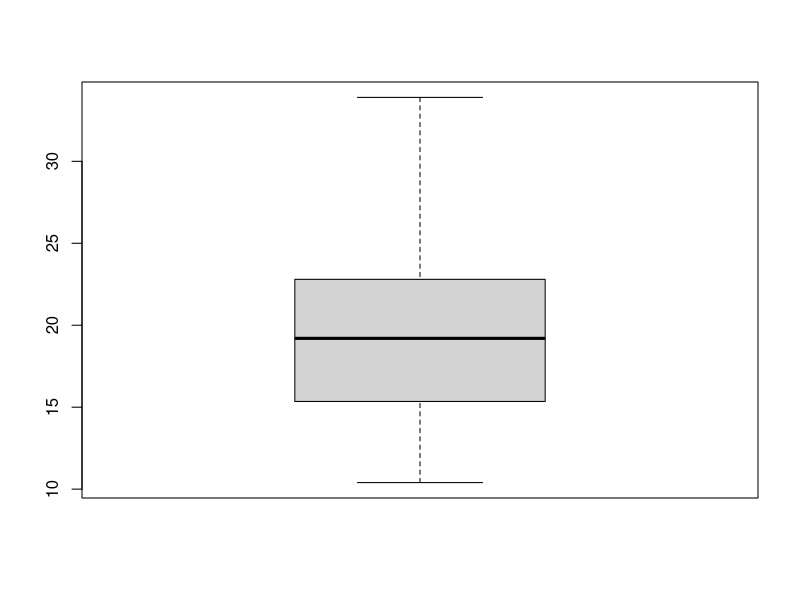
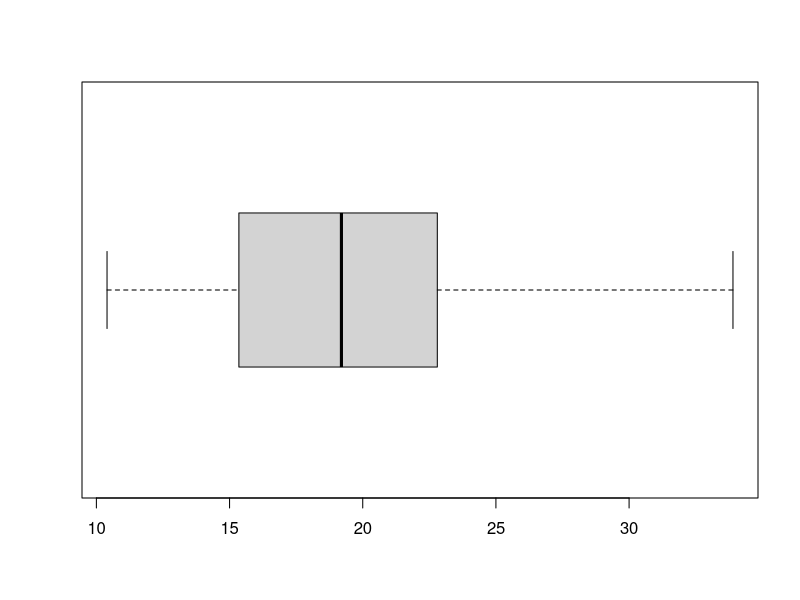
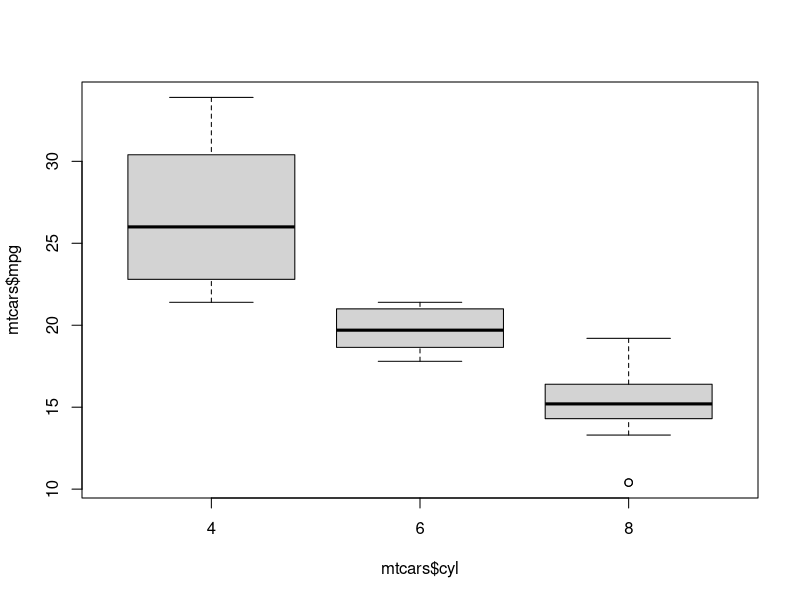
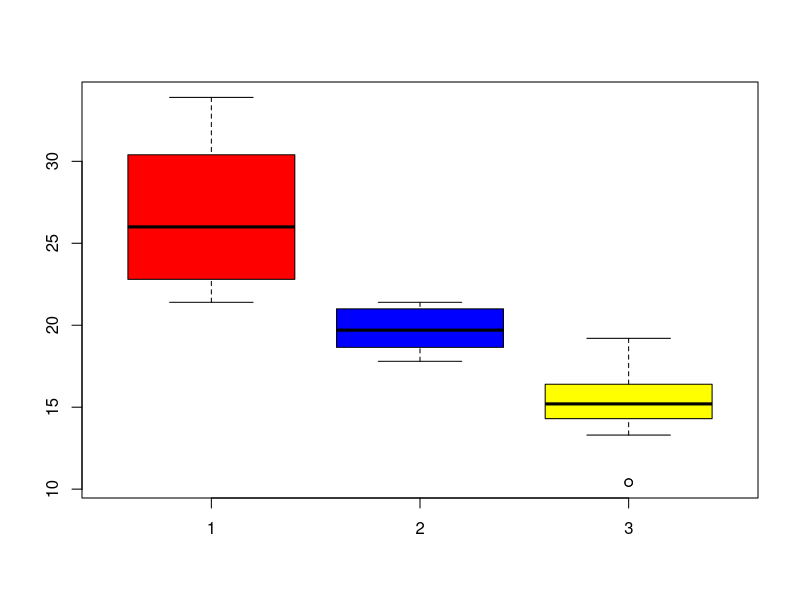
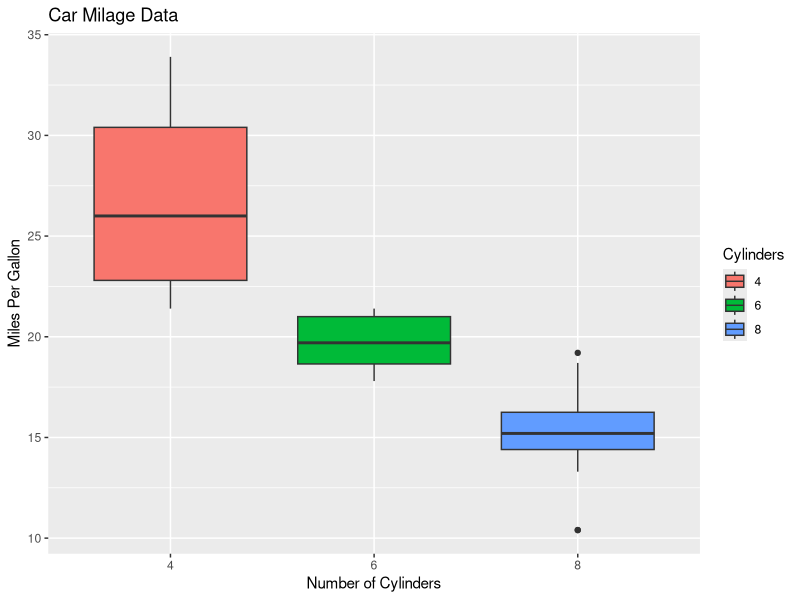
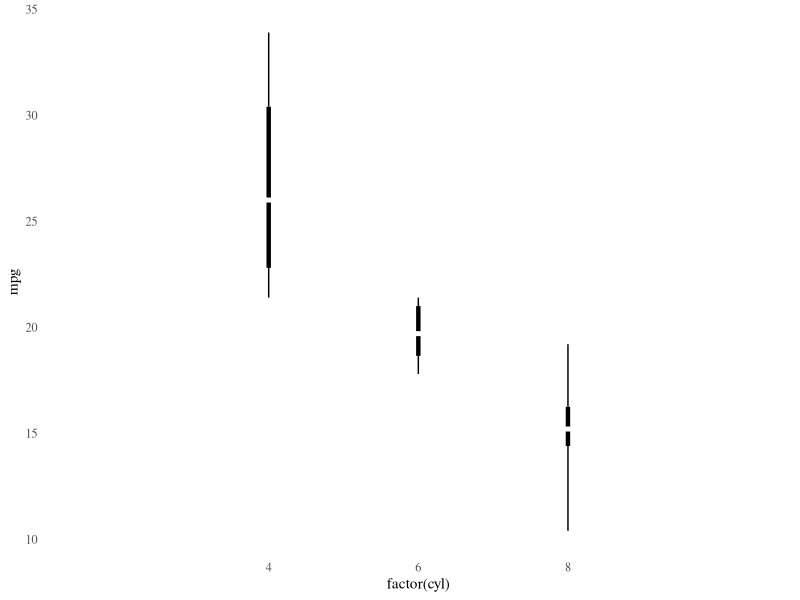

The R source for these figures, in order:
library(ggplot2)
library(xtable) 
library(gridExtra)
library(ggplot2) 
library(ggthemes) 
library(tufte) 
head(mtcars) 
mtcars$cyl <- factor(mtcars$cyl) 
mtcars$labels <- row.names(mtcars) 

#Boxplot
boxplot(mtcars$mpg)
boxplot(mtcars$mpg, horizontal = TRUE)

boxplot(mtcars$mpg ~ mtcars$cyl) 
mpg_split <- split(mtcars$mpg, mtcars$cyl) 
mpg_split
mpg_4 <- mpg_split$'4'
mpg_6 <- mpg_split$'6'
mpg_8 <- mpg_split$'8'
boxplot(mpg_4, mpg_6, mpg_8,col = c('red', 'blue', 'yellow')) 
p <- ggplot(data = mtcars, aes(x = cyl, y = mpg, fill = cyl))
p <- p + geom_boxplot() +ggtitle("Car Milage Data") +labs(x = "Number of Cylinders", y = "Miles Per Gallon") +scale_fill_discrete(name = "Cylinders")
p

#Whisker type boxplot
p4 <- ggplot(mtcars, aes(factor(cyl), mpg))
p4 + theme_tufte(ticks=FALSE) +geom_tufteboxplot(median.type = "line", whisker.type = 'line', hoffset = 0, width = 3)
